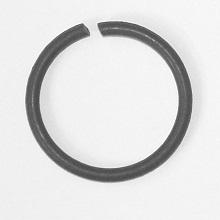
#> input picture Oring5.jpg, 220 x 220 px
$ python orings_inspection.py
#> lines starting #> are read from the running program, lines starting #| are printed output that depends on the picture; after the words box and inside, x2 and y2 are one past the last pixel; in counts of white or black regions, pixels touching at a corner belong together
import cv2
import numpy as np
import time


def to_grayscale(img):
    height, width, channels = img.shape
    gray = np.zeros((height, width), dtype=np.uint8)

    for i in range(height):
        for j in range(width):
            b = img[i, j, 0]
            g = img[i, j, 1]
            r = img[i, j, 2]

            gray_value = int(0.114*b + 0.587*g + 0.299*r)
            gray[i, j] = gray_value

    return gray


def compute_histogram(gray_img):
    histogram = np.zeros(256)

    height, width = gray_img.shape

    for i in range(height):
        for j in range(width):
            intensity = gray_img[i, j]
            histogram[intensity] += 1

    return histogram

# here calculates the threshold
def main_threshold(histogram, total_pixels):

    sum_total = 0
    for i in range(256):
        sum_total += i * histogram[i]

    sum_background = 0
    weight_background = 0
    max_variance = 0
    threshold = 0

    for t in range(256):
        weight_background += histogram[t]
        if weight_background == 0:
            continue

        weight_foreground = total_pixels - weight_background
        if weight_foreground == 0:
            break

        sum_background += t * histogram[t]

        mean_background = sum_background / weight_background
        mean_foreground = (sum_total - sum_background) / weight_foreground

        variance = weight_background * weight_foreground * (mean_background - mean_foreground) ** 2

        if variance > max_variance:
            max_variance = variance
            threshold = t

    return threshold

def apply_threshold(gray_img, threshold):
    height, width = gray_img.shape
    binary = np.zeros((height, width), dtype=np.uint8)

    for i in range(height):
        for j in range(width):
            if gray_img[i, j] < threshold:
                binary[i, j] = 255
            else:
                binary[i, j] = 0

    return binary

# dilation to check neighbours to fill in the small holes
def dilation(binary_img):
    height, width = binary_img.shape
    output = np.zeros((height, width), dtype=np.uint8)

    for i in range(1, height-1):
        for j in range(1, width-1):

            white_found = False

            for x in range(-1, 2):
                for y in range(-1, 2):
                    if binary_img[i + x, j + y] == 255:
                        white_found = True

            if white_found:
                output[i, j] = 255
            else:
                output[i, j] = 0

    return output

# errosion of boundaries
def erosion(binary_img):
    height, width = binary_img.shape
    output = np.zeros((height, width), dtype=np.uint8)

    for i in range(1, height-1):
        for j in range(1, width-1):

            all_white = True

            for x in range(-1, 2):
                for y in range(-1, 2):
                    if binary_img[i + x, j + y] == 0:
                        all_white = False

            if all_white:
                output[i, j] = 255
            else:
                output[i, j] = 0

    return output

def closing(binary_img):
    dilated = dilation(binary_img)
    closed = erosion(dilated)
    return closed

#connected component labeling
def connected_components(binary_img):

    height, width = binary_img.shape
    labels = np.zeros((height, width), dtype=int)

    label = 1
    equivalences = {}

    for i in range(1, height):
        for j in range(1, width):

            if binary_img[i, j] == 255:

                top = labels[i-1, j]
                left = labels[i, j-1]

                if top == 0 and left == 0:
                    labels[i, j] = label
                    equivalences[label] = label
                    label += 1

                elif top != 0 and left == 0:
                    labels[i, j] = top

                elif top == 0 and left != 0:
                    labels[i, j] = left

                else:
                    min_label = min(top, left)
                    labels[i, j] = min_label

                    if top != left:
                        equivalences[max(top, left)] = min_label

    for i in range(height):
        for j in range(width):
            if labels[i, j] != 0:
                while equivalences[labels[i, j]] != labels[i, j]:
                    labels[i, j] = equivalences[labels[i, j]]

    return labels

if __name__ == "__main__":

    # load image with open cv
    image = cv2.imread("Oring5.jpg")
#> image is the input picture: shape (220, 220, 3); min 63, max 255, mean 220.9

    if image is None:
        print("Error: Image not found.")
        exit()

    start_time = time.time()

    gray_image = to_grayscale(image)

    histogram = compute_histogram(gray_image)
#> after the loop in compute_histogram, `for i in range(height):`: histogram = 256 values, max 10182 at index 240, min 0 at index 0, mean 189.1

    total_pixels = gray_image.shape[0] * gray_image.shape[1]
#> total_pixels = 48400

    threshold = main_threshold(histogram, total_pixels)
#> after the loop in main_threshold, `for i in range(256):`: sum_total = 10682744
#> the loop in main_threshold, `for t in range(256):` made 256 passes
#> (weight_background, weight_foreground, sum_background, mean_background, mean_foreground, max_variance) on passes 64, 65, 67, 68, 69, 70, 71, 72, 73, 74, 75, 76: (1, 48399, 63, 63, 220.7, 1.2e+09), (2, 48398, 127, 63.5, 220.7, 2.39e+09), (4, 48396, 259, 64.75, 220.7, 4.71e+09), (5, 48395, 326, 65.2, 220.7, 5.85e+09), (6, 48394, 394, 65.67, 220.7, 6.98e+09), (13, 48387, 877, 67.46, 220.8, 1.48e+10), (25, 48375, 1717, 68.68, 220.8, 2.8e+10), (34, 48366, 2356, 69.29, 220.8, 3.78e+10), (54, 48346, 3796, 70.3, 220.9, 5.92e+10), (71, 48329, 5037, 70.94, 220.9, 7.72e+10), (98, 48302, 7035, 71.79, 221, 1.05e+11), (123, 48277, 8910, 72.44, 221.1, 1.31e+11)
#> weight_background on passes 1 to 6: 0, 0, 0, 0, 0, 0
#> after the loop in main_threshold, `for t in range(256):`: max_variance = 5.59e+12; sum_background = 10664129; threshold = 168; weight_background = 48400
#> threshold = 168

    print("Total pixels:", total_pixels)
#| Total pixels: 48400

    print("Threshold:", threshold)
#| Threshold: 168
    binary_image = apply_threshold(gray_image, threshold)
#> after the loop in apply_threshold, `for i in range(height):`:
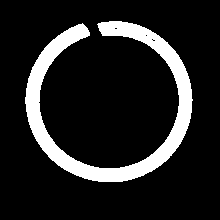
#> binary: shape (220, 220); 13.5% white; 1 white region, box (x1, y1, x2, y2) and area: (25, 21, 193, 182) 6551

    closed_image = closing(binary_image)
#> after the loop in dilation, `for i in range(1, height-1):`:
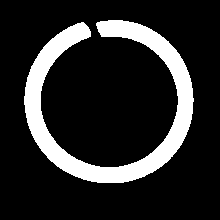
#> output: shape (220, 220); 16.1% white; 1 white region, box (x1, y1, x2, y2) and area: (24, 20, 194, 183) 7774
#> after the loop in erosion, `for i in range(1, height-1):`: output: shape (220, 220); 13.5% white; 1 white region, box (x1, y1, x2, y2) and area: (25, 21, 193, 182) 6558

    labels = connected_components(closed_image)
#> after the loop in connected_components, `for i in range(1, height):`:
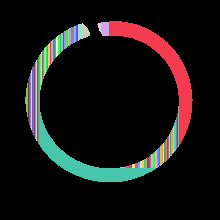
#> labels: shape (220, 220) int64; 90 distinct labels, from 0 to 89; one colour per label, 0 black
#> after the loop in connected_components, `for i in range(height):`:
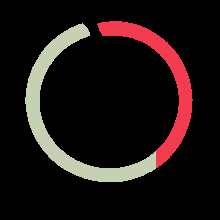
#> labels: shape (220, 220) int64; 3 distinct labels, from 0 to 3; one colour per label, 0 black

    # Count connected components
    unique_labels, counts = np.unique(labels, return_counts=True)
#> unique_labels = [0, 1, 3]; counts = [41842, 2776, 3782]

    region_sizes = dict(zip(unique_labels, counts))
#> region_sizes = {0: 41842, 1: 2776, 3: 3782}
    region_sizes.pop(0, None)

    significant_components = 0

    # use size 500 to allow small errors
    for size in region_sizes.values():
        if size > 500:
            significant_components += 1
#> this loop made 2 passes
#> (size, significant_components) on passes 1 to 2: (2776, 1), (3782, 2)
#> after the loop, significant_components = 2

    if significant_components > 1:
        result = "FAIL"
    else:
        result = "PASS"

    end_time = time.time()
    processing_time = end_time - start_time

    print("Significant Components:", significant_components)
#| Significant Components: 2
    print("Final Result:", result)
    print("Processing Time:", processing_time)

    # Result colour
    if result == "PASS":
        color = (0, 255, 0)
    else:
        color = (0, 0, 255)

    cv2.putText(image, f"Result: {result}", (10, 30),
                cv2.FONT_HERSHEY_SIMPLEX, 0.8, color, 2)

    cv2.putText(image, f"Time: {processing_time:.4f}s", (10, 60),
                cv2.FONT_HERSHEY_SIMPLEX, 0.6, (255, 0, 0), 2)
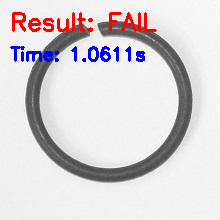
#> image: shape (220, 220, 3); mean B, G, R 217.1, 212.8, 218.1


   # cv2.imshow("Closed Image", closed_image)

   # cv2.imshow("Binary Image", binary_image)

   # cv2.imshow("O-ring Image", gray_image)

    cv2.imshow("Final Inspection", image)

    cv2.waitKey(0)
    cv2.destroyAllWindows()

$ run again, with Oring1.jpg copied over Oring5.jpg
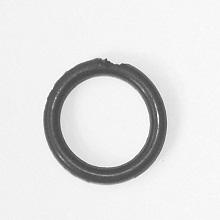
#> input picture Oring1.jpg, 220 x 220 px
#> image is the input picture: shape (220, 220, 3); min 55, max 255, mean 225.2
#> after the loop in compute_histogram, `for i in range(height):`: histogram = 256 values, max 6333 at index 243, min 0 at index 0, mean 189.1
#> the loop in main_threshold, `for i in range(256):` made 256 passes
#> sum_total on passes 1 to 3: 0, 0, 0
#> after the loop in main_threshold, `for i in range(256):`: sum_total = 10898764
#> the loop in main_threshold, `for t in range(256):` made 256 passes
#> (weight_background, weight_foreground, sum_background, mean_background, mean_foreground, max_variance) on passes 56, 57, 62, 63, 65, 66, 67, 68: (1, 48399, 55, 55, 225.2, 1.4e+09), (2, 48398, 111, 55.5, 225.2, 2.79e+09), (3, 48397, 172, 57.33, 225.2, 4.09e+09), (4, 48396, 234, 58.5, 225.2, 5.38e+09), (5, 48395, 298, 59.6, 225.2, 6.64e+09), (8, 48392, 493, 61.62, 225.2, 1.04e+10), (10, 48390, 625, 62.5, 225.2, 1.28e+10), (17, 48383, 1094, 64.35, 225.2, 2.13e+10)
#> after the loop in main_threshold, `for t in range(256):`: max_variance = 5.18e+12; sum_background = 10880659; threshold = 169; weight_background = 48400
#> `threshold = main_threshold(histogram, total_pixels)`: threshold = 169
#| Total pixels: 48400
#| Threshold: 169
#> after the loop in connected_components, `for i in range(height):`:
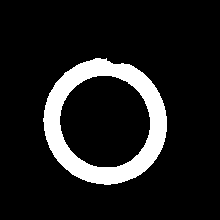
#> labels: shape (220, 220) int64; values 0 (black) and 1 (white), 11.8% white; 1 white region, box (x1, y1, x2, y2) and area: (43, 58, 167, 185) 5719
#> unique_labels = [0, 1]; counts = [42681, 5719]
#> region_sizes = {0: 42681, 1: 5719}
#> the loop `for size in region_sizes.values():` made 1 pass
#> (size, significant_components) on pass 1: (5719, 1)
#> after the loop `for size in region_sizes.values():`: significant_components = 1
#| Significant Components: 1
#> `cv2.putText(image, f"Time: {processing_time:.4f}s", (10, 60), cv2.FONT..`:
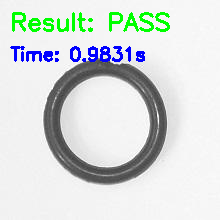
#> image: shape (220, 220, 3); mean B, G, R 219.6, 221.1, 214.8

$ run again, with Oring10.jpg copied over Oring5.jpg
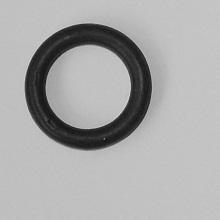
#> input picture Oring10.jpg, 220 x 220 px
#> image is the input picture: shape (220, 220, 3); min 9, max 224, mean 169.7
#> after the loop in compute_histogram, `for i in range(height):`: histogram = 256 values, max 6694 at index 193, min 0 at index 0, mean 189.1
#> the loop in main_threshold, `for i in range(256):` made 256 passes
#> sum_total on passes 1 to 3: 0, 0, 0
#> after the loop in main_threshold, `for i in range(256):`: sum_total = 8211514
#> the loop in main_threshold, `for t in range(256):` made 225 passes
#> (weight_background, weight_foreground, sum_background, mean_background, mean_foreground, max_variance) on passes 10, 11, 13, 14, 17, 18, 19, 20: (1, 48399, 9, 9, 169.7, 1.25e+09), (2, 48398, 19, 9.5, 169.7, 2.48e+09), (3, 48397, 31, 10.33, 169.7, 3.69e+09), (4, 48396, 44, 11, 169.7, 4.87e+09), (5, 48395, 60, 12, 169.7, 6.02e+09), (7, 48393, 94, 13.43, 169.7, 8.27e+09), (10, 48390, 148, 14.8, 169.7, 1.16e+10), (20, 48380, 338, 16.9, 169.7, 2.26e+10)
#| Total pixels: 48400
#| Threshold: 117
#> after the loop in connected_components, `for i in range(height):`:
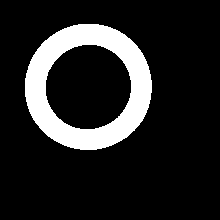
#> labels: shape (220, 220) int64; values 0 (black) and 1 (white), 14.5% white; 1 white region, box (x1, y1, x2, y2) and area: (25, 24, 152, 150) 7004
#> the loop `for size in region_sizes.values():` made 1 pass
#> size on pass 1: 7004
#| Significant Components: 1
#> `cv2.putText(image, f"Time: {processing_time:.4f}s", (10, 60), cv2.FONT..`:
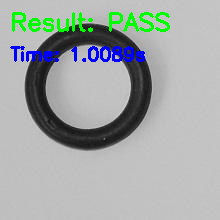
#> image: shape (220, 220, 3); mean B, G, R 167.9, 169.3, 163
